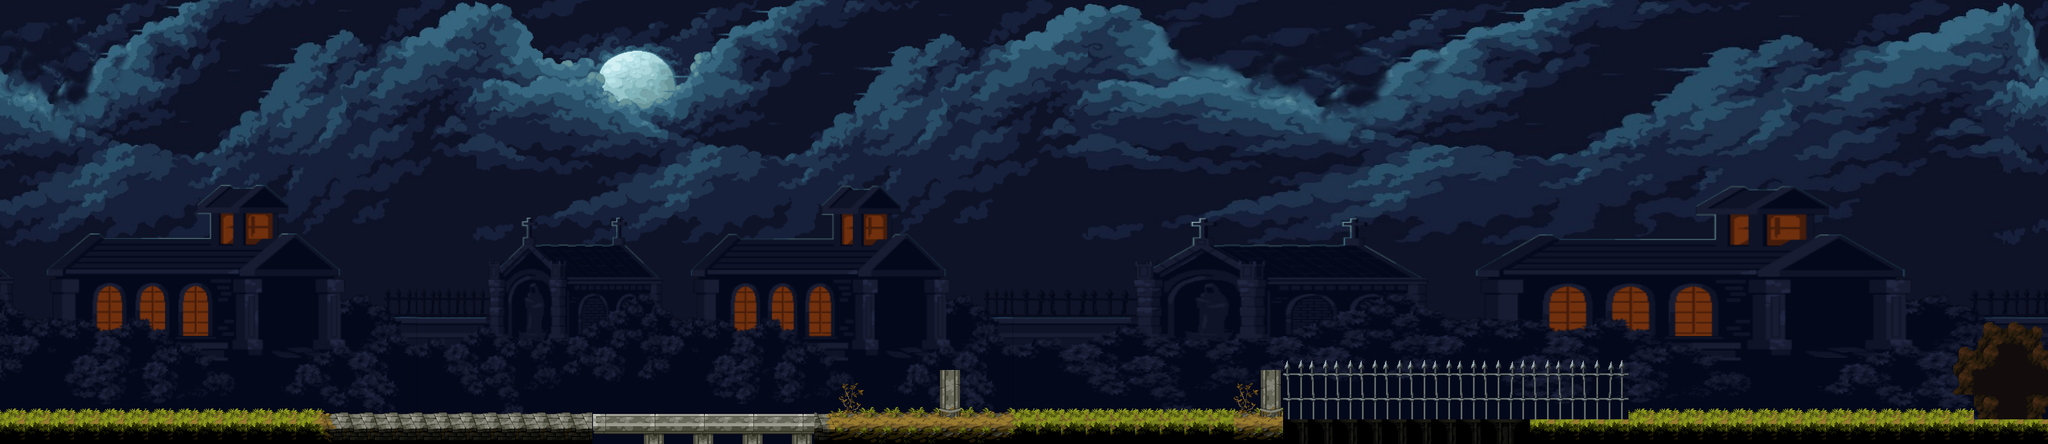

The image is a tile-based game level rendered from a .tmx file. Its description and complete source (layers, tilesets, objects, tile grids) follow:
An orthogonal 83x18 tile map with 32x32 px tiles, 1 tile layer (terrain), 2 image layers.

<map version="1.10" tiledversion="1.10.2" orientation="orthogonal" renderorder="right-down" width="83" height="18" tilewidth="32" tileheight="32" infinite="0" nextlayerid="8" nextobjectid="1">
 <tileset firstgid="1" source="Tiles.tsx" />
 <imagelayer id="5" name="image1" offsetx="-2928" offsety="0">
  <image source="Final/Final/fondoXXL.png" width="6000" height="416" />
 </imagelayer>
 <imagelayer id="7" name="image2" offsetx="-2924.24" offsety="227.273">
  <image source="Final/Final/casas1.png" width="6000" height="350" />
 </imagelayer>
 <objectgroup id="2" name="Objects" />
 <layer id="1" name="terrain" width="83" height="18">
  <data encoding="csv">
0,0,0,0,0,0,0,0,0,0,0,0,0,0,0,0,0,0,0,0,0,0,0,0,0,0,0,0,0,0,0,0,0,0,0,0,0,0,0,0,0,0,0,0,0,0,0,0,0,0,0,0,0,0,0,0,0,0,0,0,0,0,0,0,0,0,0,0,0,0,0,0,0,0,0,0,0,0,0,0,0,0,0,
0,0,0,0,0,0,0,0,0,0,0,0,0,0,0,0,0,0,0,0,0,0,0,0,0,0,0,0,0,0,0,0,0,0,0,0,0,0,0,0,0,0,0,0,0,0,0,0,0,0,0,0,0,0,0,0,0,0,0,0,0,0,0,0,0,0,0,0,0,0,0,0,0,0,0,0,0,0,0,0,0,0,0,
0,0,0,0,0,0,0,0,0,0,0,0,0,0,0,0,0,0,0,0,0,0,0,0,0,0,0,0,0,0,0,0,0,0,0,0,0,0,0,0,0,0,0,0,0,0,0,0,0,0,0,0,0,0,0,0,0,0,0,0,0,0,0,0,0,0,0,0,0,0,0,0,0,0,0,0,0,0,0,0,0,0,0,
0,0,0,0,0,0,0,0,0,0,0,0,0,0,0,0,0,0,0,0,0,0,0,0,0,0,0,0,0,0,0,0,0,0,0,0,0,0,0,0,0,0,0,0,0,0,0,0,0,0,0,0,0,0,0,0,0,0,0,0,0,0,0,0,0,0,0,0,0,0,0,0,0,0,0,0,0,0,0,0,0,0,0,
0,0,0,0,0,0,0,0,0,0,0,0,0,0,0,0,0,0,0,0,0,0,0,0,0,0,0,0,0,0,0,0,0,0,0,0,0,0,0,0,0,0,0,0,0,0,0,0,0,0,0,0,0,0,0,0,0,0,0,0,0,0,0,0,0,0,0,0,0,0,0,0,0,0,0,0,0,0,0,0,0,0,0,
0,0,0,0,0,0,0,0,0,0,0,0,0,0,0,0,0,0,0,0,0,0,0,0,0,0,0,0,0,0,0,0,0,0,0,0,0,0,0,0,0,0,0,0,0,0,0,0,0,0,0,0,0,0,0,0,0,0,0,0,0,0,0,0,0,0,0,0,0,0,0,0,0,0,0,0,0,0,0,0,0,0,0,
0,0,0,0,0,0,0,0,0,0,0,0,0,0,0,0,0,0,0,0,0,0,0,0,0,0,0,0,0,0,0,0,0,0,0,0,0,0,0,0,0,0,0,0,0,0,0,0,0,0,0,0,0,0,0,0,0,0,0,0,0,0,0,0,0,0,0,0,0,0,0,0,0,0,0,0,0,0,0,0,0,0,0,
0,0,0,0,0,0,0,0,0,0,0,0,0,0,0,0,0,0,0,0,0,0,0,0,0,0,0,0,0,0,0,0,0,0,0,0,0,0,0,0,0,0,0,0,0,0,0,0,0,0,0,0,0,0,0,0,0,0,0,0,0,0,0,0,0,0,0,0,0,0,0,0,0,0,0,0,0,0,0,0,0,0,0,
0,0,0,0,0,0,0,0,0,0,0,0,0,0,0,0,0,0,0,0,0,0,0,0,0,0,0,0,0,0,0,0,0,0,0,0,0,0,0,0,0,0,0,0,0,0,0,0,0,0,0,0,0,0,0,0,0,0,0,0,0,0,0,0,0,0,0,0,0,0,0,0,0,0,0,0,0,0,0,0,0,0,0,
0,0,0,0,0,0,0,0,0,0,0,0,0,0,0,0,0,0,0,0,0,0,0,0,0,0,0,0,0,0,0,0,0,0,0,0,0,0,0,0,0,0,0,0,0,0,0,0,0,0,0,0,0,0,0,0,0,0,0,0,0,0,0,0,0,0,0,0,0,0,0,0,0,0,0,0,0,0,0,0,0,0,0,
0,0,0,0,0,0,0,0,0,0,0,0,0,0,0,0,0,0,0,0,0,0,0,0,0,0,0,0,0,0,0,0,0,0,0,0,0,0,0,0,0,0,0,0,0,0,0,0,0,0,0,0,0,0,0,0,0,0,0,0,0,0,0,0,0,0,0,0,0,0,0,0,0,0,0,0,0,0,0,0,0,0,0,
0,0,0,0,0,0,0,0,0,0,0,0,0,0,0,0,0,0,0,0,0,0,0,0,0,0,0,0,0,0,0,0,0,0,0,0,0,0,0,0,0,0,0,0,0,0,0,0,0,0,0,0,0,0,0,0,0,0,0,0,0,0,0,0,0,0,0,0,0,0,0,0,0,0,0,0,0,0,0,0,0,0,0,
0,0,0,0,0,0,0,0,0,0,0,0,0,0,0,0,0,0,0,0,0,0,0,0,0,0,0,0,0,0,0,0,0,0,0,0,0,0,0,0,0,0,0,0,0,0,0,0,0,0,0,0,0,0,0,0,0,0,0,0,0,0,0,0,0,0,0,0,0,0,0,0,0,0,0,0,0,0,0,0,0,0,0,
0,0,0,0,0,0,0,0,0,0,0,0,0,0,0,0,0,0,0,0,0,0,0,0,0,0,0,0,0,0,0,0,0,0,0,0,0,0,0,0,0,0,0,0,0,0,0,0,0,0,0,0,0,0,0,0,0,0,0,0,0,0,0,0,0,0,0,0,0,0,0,0,0,0,0,0,0,0,0,84,85,86,87,
0,0,0,0,0,0,0,0,0,0,0,0,0,0,0,0,0,0,0,0,0,0,0,0,0,0,0,0,0,0,0,0,0,0,0,0,0,0,0,0,0,0,0,0,0,0,0,0,0,0,0,0,78,78,78,78,78,78,78,78,78,79,78,78,78,79,0,0,0,0,0,0,0,0,0,0,0,0,0,95,96,97,98,
0,0,0,0,0,0,0,0,0,0,0,0,0,0,0,0,0,0,0,0,0,0,0,0,0,0,0,0,0,0,0,0,0,0,19,0,0,0,20,0,0,0,0,0,0,0,0,0,0,0,19,20,89,89,89,89,89,89,89,89,89,90,89,89,89,90,0,0,0,0,0,0,0,0,0,0,0,0,0,106,107,108,109,
5,5,5,5,5,5,5,5,5,5,5,5,5,28,3,3,3,3,3,3,3,3,3,3,80,81,82,81,82,81,82,81,82,29,30,32,32,32,31,32,6,7,7,7,7,7,7,7,7,7,30,31,100,100,100,100,100,100,100,100,100,101,100,100,100,101,5,5,5,5,5,5,5,5,5,5,5,5,5,5,118,119,120,
16,16,16,16,16,16,16,16,16,16,16,16,16,39,14,14,14,14,14,14,14,14,14,14,91,92,93,92,93,92,93,92,93,40,41,43,43,43,42,43,17,18,18,18,18,18,18,18,18,18,41,42,111,111,111,111,111,111,111,111,111,112,16,16,16,16,16,16,16,16,16,16,16,16,16,16,16,16,16,16,16,16,16
</data>
 </layer>
</map>
